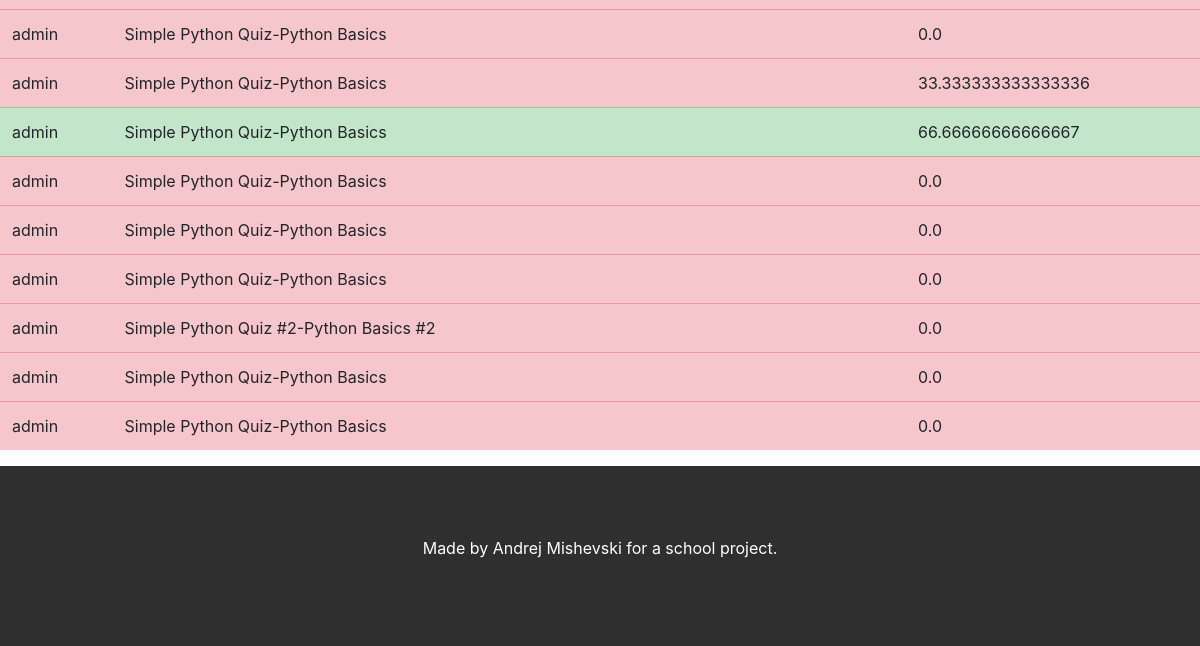
The page /results (lower part) on the database as committed earlier.
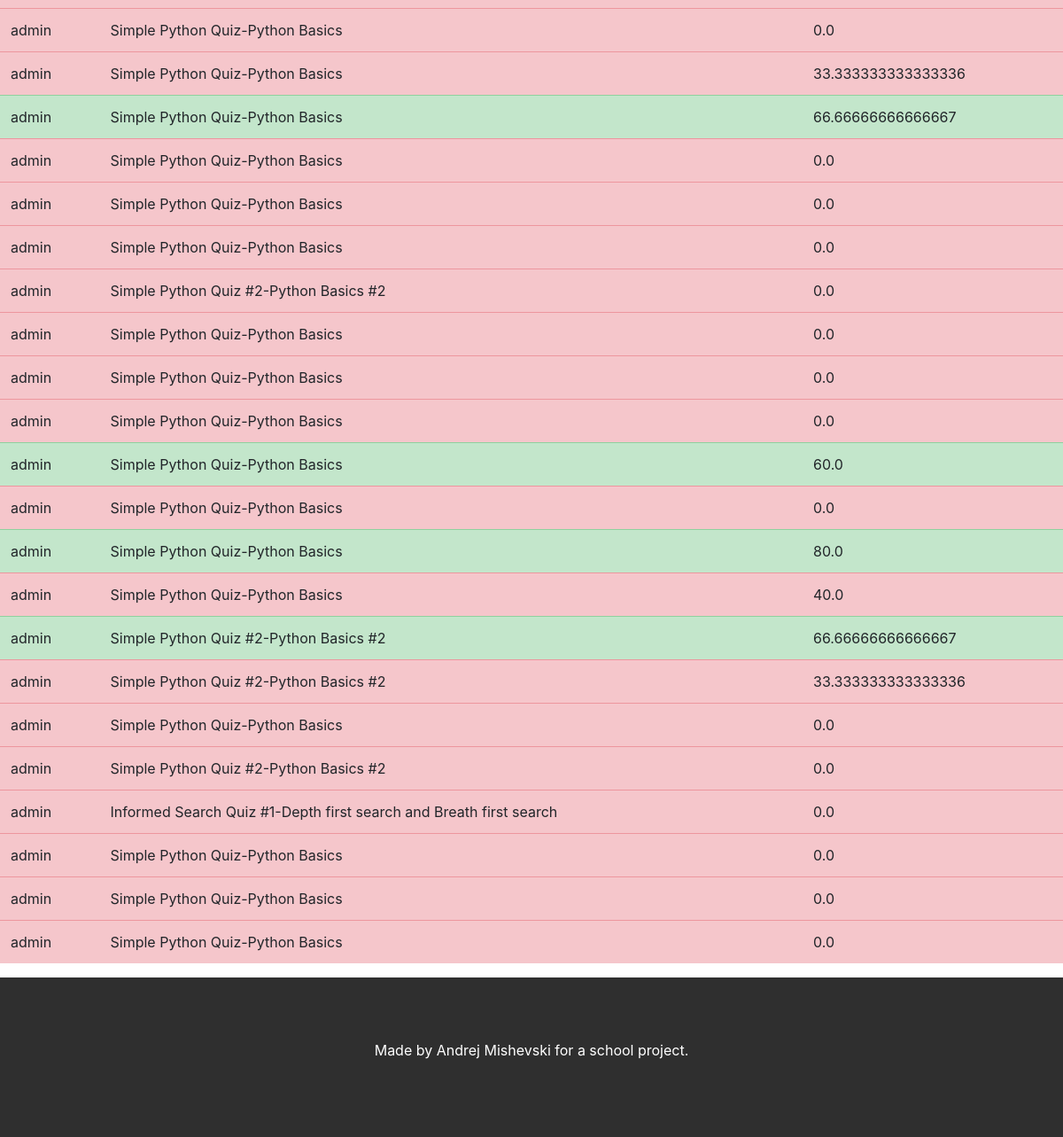
The same page on the database as committed later.
### results_module/models.py (models this page shows, shortened)
class Result(models.Model):
    quiz = models.ForeignKey(Quiz, on_delete=models.CASCADE)
    user = models.ForeignKey(User, on_delete=models.CASCADE)
    score = models.FloatField()

### quiz_module/models.py (models this page shows, shortened)
class Quiz(models.Model):
    name = models.CharField(max_length=120)
    topic = models.CharField(max_length=120)
    number_of_questions = models.IntegerField()
    time = models.IntegerField(help_text="duration of the quiz in minutes")
    required_score_to_pass = models.IntegerField(help_text="score in %")
    difficulty = models.CharField(max_length=6, choices=DIFF_CHOICES)
    def __str__(self):
        return f"{self.name}-{self.topic}"
    class Meta:
        verbose_name_plural = 'Quizes'

### login_module/views.py (the view)
# urls.py: path('results', views.results_view, name='results'),
def results_view(request):
    queryset = Result.objects.all()
    context = {"results": queryset}
    return render(request, "appPages/results.html", context)

### templates/appPages/results.html (shortened to what this page needs)
<!DOCTYPE html>
<html lang="en">
<head>
    <link rel="stylesheet" href="https://cdn.jsdelivr.net/npm/bootstrap@4.3.1/dist/css/bootstrap.min.css">
</head>
<body>
    <table class="table">
      <tbody>
      {% for result in results %}
          {% if result.score < 50 %}
    <tr class="table-danger">
      <td>{{ result.user }}</td>
      <td>{{ result.quiz }}</td>
      <td>{{result.score}}</td>
    </tr>
          {% endif %}
           {% if result.score > 50 %}
              <tr class="table-success">
                <td>{{ result.user }}</td>
                <td>{{ result.quiz }}</td>
                <td>{{result.score}}</td>
                </tr>
          {% endif %}
       {% endfor %}
  </tbody>
</table>
</body>
<footer class="container-fluid bg-4 text-center">
  <p> Made by Andrej Mishevski for a school project. </p>
</footer>
</html>

Rows that differ between the two databases and show on the page:
added Result: user "admin", quiz "Simple Python Quiz-Python Basics", score "0.0"
added Result: user "admin", quiz "Simple Python Quiz-Python Basics", score "60.0"
added Result: user "admin", quiz "Simple Python Quiz-Python Basics", score "0.0"
added Result: user "admin", quiz "Simple Python Quiz-Python Basics", score "80.0"
added Result: user "admin", quiz "Simple Python Quiz-Python Basics", score "40.0"
added Result: user "admin", quiz "Simple Python Quiz #2-Python Basics #2", score "66.66666666666667"
added Result: user "admin", quiz "Simple Python Quiz #2-Python Basics #2", score "33.333333333333336"
added Result: user "admin", quiz "Simple Python Quiz-Python Basics", score "0.0"
added Result: user "admin", quiz "Simple Python Quiz #2-Python Basics #2", score "0.0"
added Result: user "admin", quiz "Informed Search Quiz #1-Depth first search and Breath first search", score "0.0"
added Result: user "admin", quiz "Simple Python Quiz-Python Basics", score "0.0"
added Result: user "admin", quiz "Simple Python Quiz-Python Basics", score "0.0"
added Result: user "admin", quiz "Simple Python Quiz-Python Basics", score "0.0"
